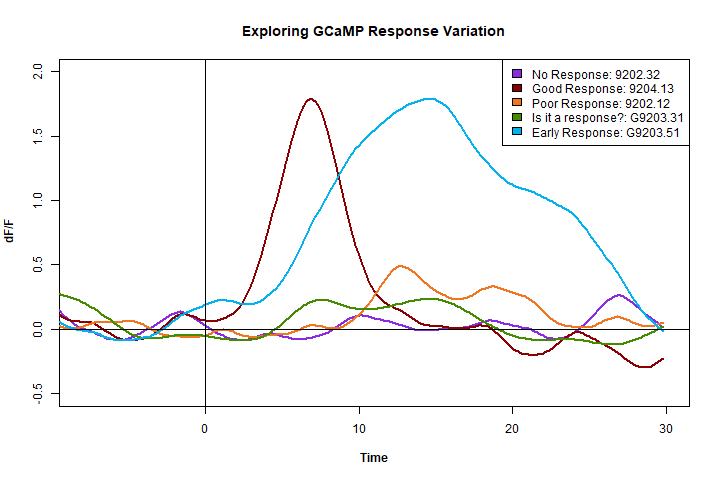

This figure's R source:
## Required packages
library(data.table)
library(dplyr)
library(tidyverse)
library(gsignal)
library(boxfilter)
library(npreg)
## Open a png file
png(filename = "./plots/Exploring GCaMP Response Variation.png", width = 720, height = 480)
## make the plot
plot(G9202.32$time, G9202.32$dFF, type = "n", xlim = c(-8, 30), ylim = c(-0.5, 2), 
     main = "Exploring GCaMP Response Variation", 
     xlab = substitute(paste(bold('Time'))), ylab = substitute(paste(bold('dF/F'))))
lines(predict(ss.1, G9202.32$time), col = "blueviolet", lwd = 2)
lines(predict(ss.4, G9204.13$time), col = "darkred", lwd = 2)
lines(predict(ss.6, G9202.12$time), col = "chocolate2", lwd = 2)
lines(predict(ss.8, G9203.31$time), col = "chartreuse4", lwd = 2)
lines(predict(ss.10, G9203.51$time), col = "deepskyblue2", lwd = 2)
abline(a = 0, b = 0, h = 0, v = 0, lwd = 1)
legend("topright", 
       legend = c("No Response: 9202.32", "Good Response: 9204.13", 
                  "Poor Response: 9202.12", "Is it a response?: G9203.31", 
                  "Early Response: G9203.51"),
       fill = c("blueviolet", "darkred", "chocolate2", "chartreuse4", "deepskyblue2"))
dev.off()